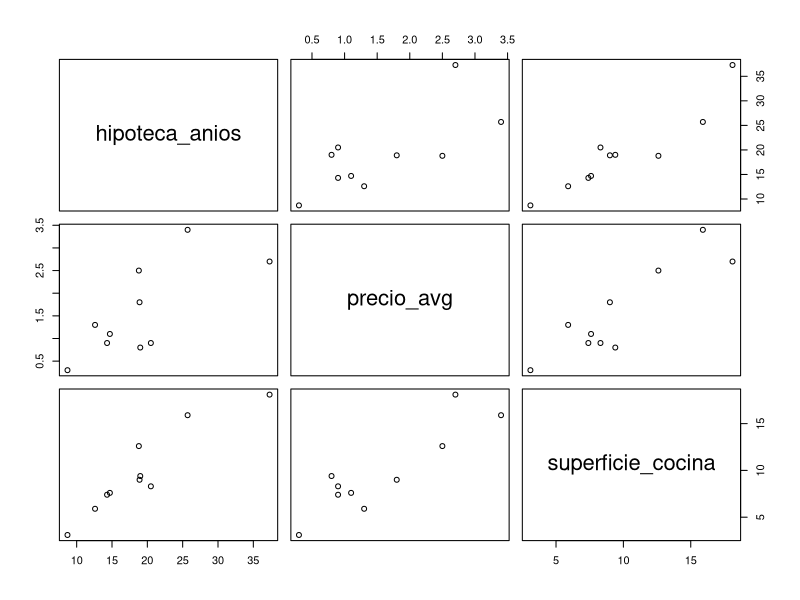

Reproduce this figure in R.
## ---- chunk 1
library(knitr)

datos <- data.frame(
  hipoteca_anios = c(8.7, 14.3, 18.9, 19.0, 20.5, 14.7, 18.8, 37.3, 12.6, 25.7), # nolint
  precio_avg = c(0.3, 0.9, 1.8, 0.8, 0.9, 1.1, 2.5, 2.7, 1.3, 3.4),
  superficie_cocina = c(3.1, 7.4, 9.0, 9.4, 8.3, 7.6, 12.6, 18.1, 5.9, 15.9) # nolint
)

kable(datos, format = "html")
## ---- chunk 2
pairs(datos)
## ---- chunk 3
media_x1 <- mean(datos$hipoteca_anios)
media_x2 <- mean(datos$precio_avg)

var_x1 <- var(datos$hipoteca_anios)
var_x2 <- var(datos$precio_avg)

cov_x1_x2 <- cov(datos$hipoteca_anios, datos$precio_avg)

# La correlacion es la covarianza dividida por la raiz s11 y s22
cor_x1_x2 <- cov_x1_x2 / sqrt(var_x1 * var_x2)

sprintf("Correlación entre X_1 y X_2: %.3f", cor_x1_x2)
## ---- chunk 4
# Matriz de datos
x <- as.matrix(datos)
vec_1 <- rep(1, nrow(x)) # Vector de unos

# Matriz de centrado
p <- diag(vec_1) - (1 / nrow(x)) * vec_1 %*% t(vec_1)

# Vector de medias muestrales
media_x <- t(x - p %*% x) %*% vec_1 * (1 / nrow(x))

print(media_x)

# Matriz de covarianzas muestrales
s <- (1 / nrow(x)) * t(x) %*% p %*% x
print(s)
## ---- chunk 5
d <- diag(1 / sqrt(diag(s)))

r <- d %*% s %*% d
print(r)
